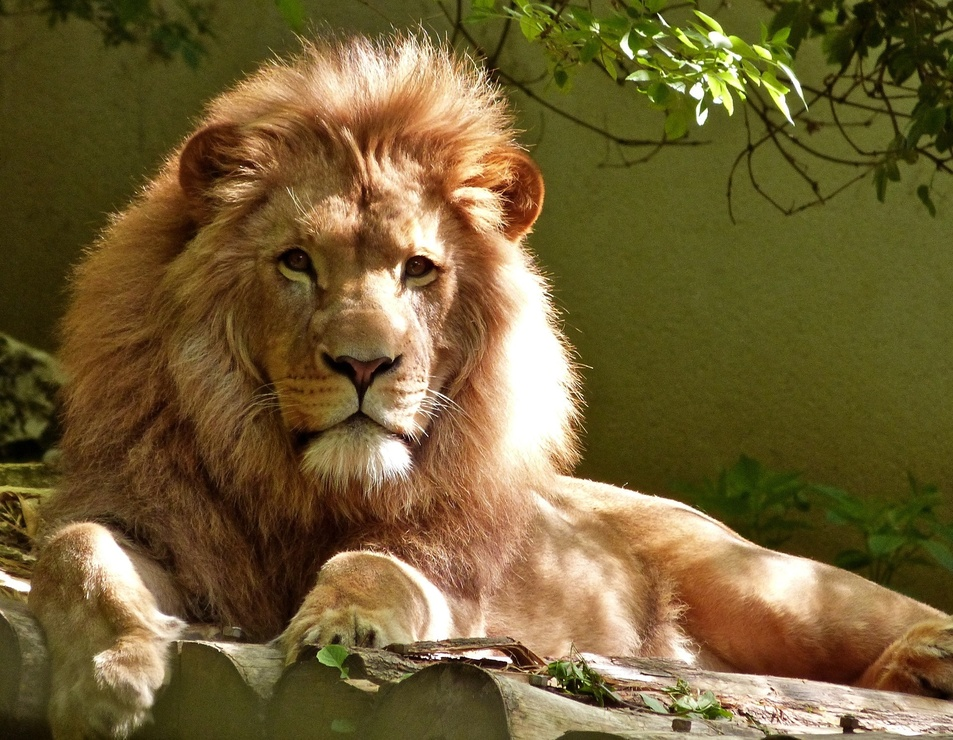
#> input picture lion.jpg, 953 x 740 px, shrunk from 1920 x 1491 before the run
$ python edge.py   (older library calls are emulated)
#> lines starting #> are read from the running program, lines starting #| are printed output that depends on the picture
import cv2
import matplotlib.pyplot as plt
img=cv2.imread("lion.jpg")
#> img is the input picture: shape (740, 953, 3); mean B, G, R 52.5, 95.8, 114.3
img=cv2.cvtColor(img,cv2.COLOR_BGR2RGB)
gray_img=cv2.cvtColor(img,cv2.COLOR_BGR2GRAY)
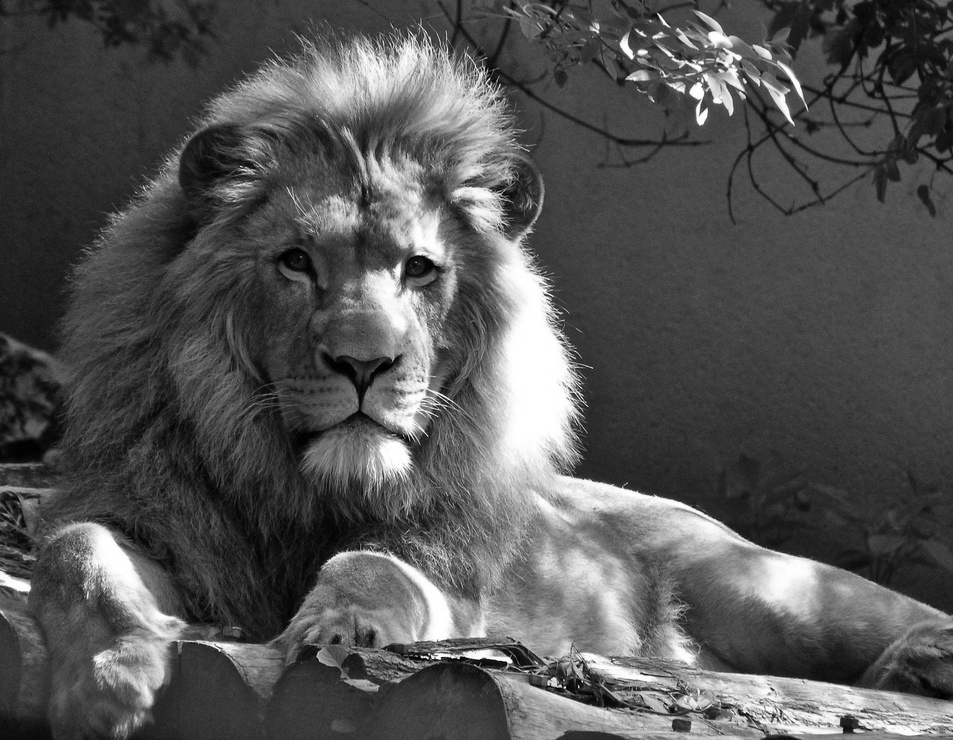
#> gray_img: shape (740, 953); min 0, max 255, mean 84.9
#Canny
plt.figure(figsize=(20,20))
c=cv2.Canny(gray_img,threshold1=30,threshold2=100)
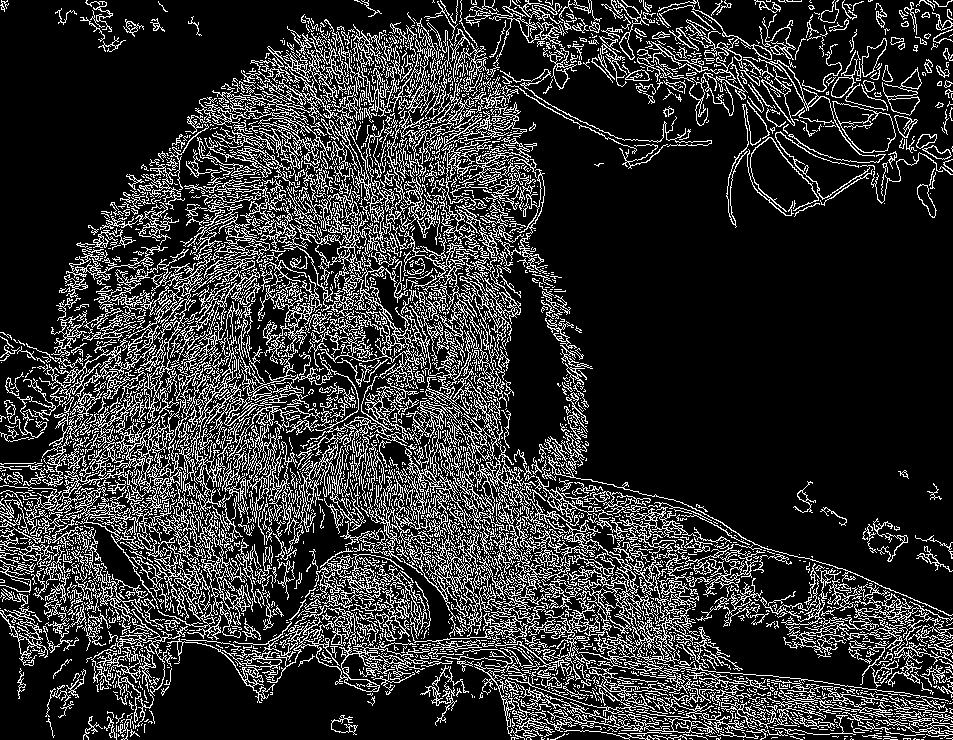
#> c: shape (740, 953); 19.3% white in thin lines or dots
plt.subplot(3,3,1)
plt.title("Original image")
plt.imshow(img)
plt.axis("off")
plt.subplot(3,3,2)
plt.title("Gray image")
plt.imshow(gray_img,cmap='gray')
plt.axis("off")
plt.subplot(3,3,3)
plt.title("Canny edge image")
plt.imshow(c,cmap='gray')
plt.axis("off")
#Sobel
img_gaussian=cv2.GaussianBlur(gray_img,(3,3),0)
img_sobelx=cv2.Sobel(img_gaussian,cv2.CV_8U,1,0,ksize=5)
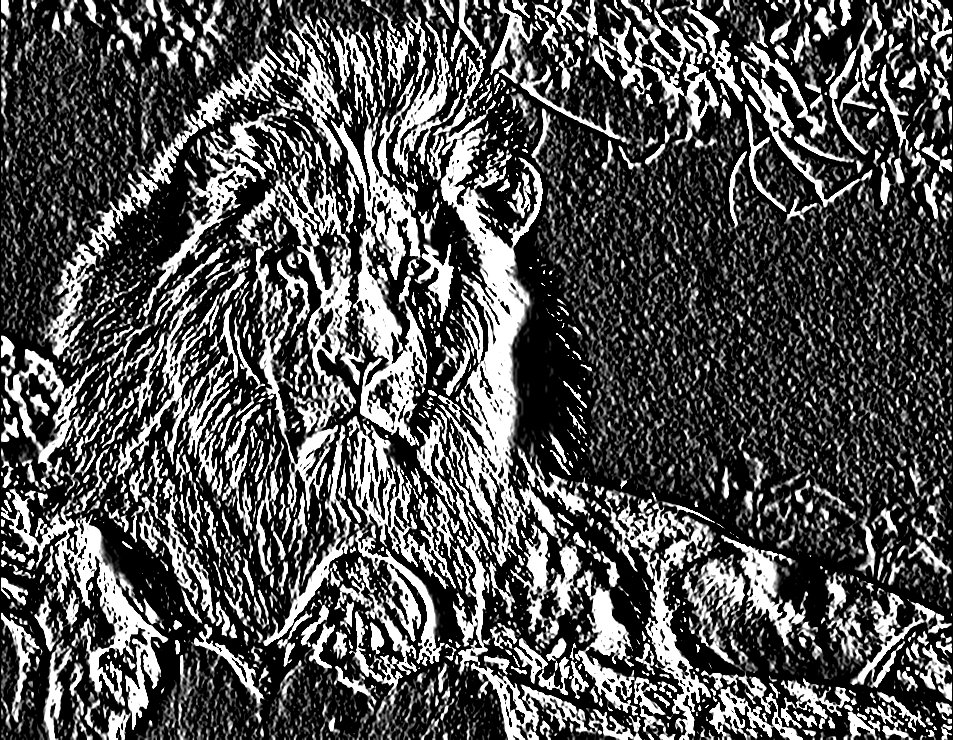
#> img_sobelx: shape (740, 953); min 0, max 255, mean 81.6
img_sobely=cv2.Sobel(img_gaussian,cv2.CV_8U,0,1,ksize=5)
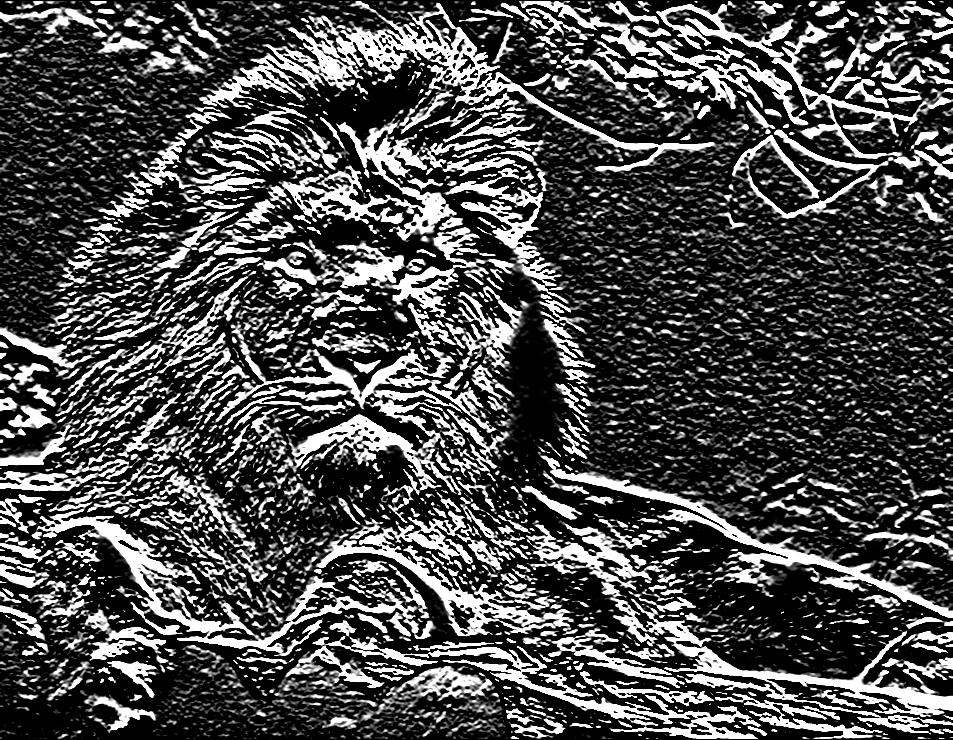
#> img_sobely: shape (740, 953); min 0, max 255, mean 75.8
img_sobel=img_sobelx+img_sobely
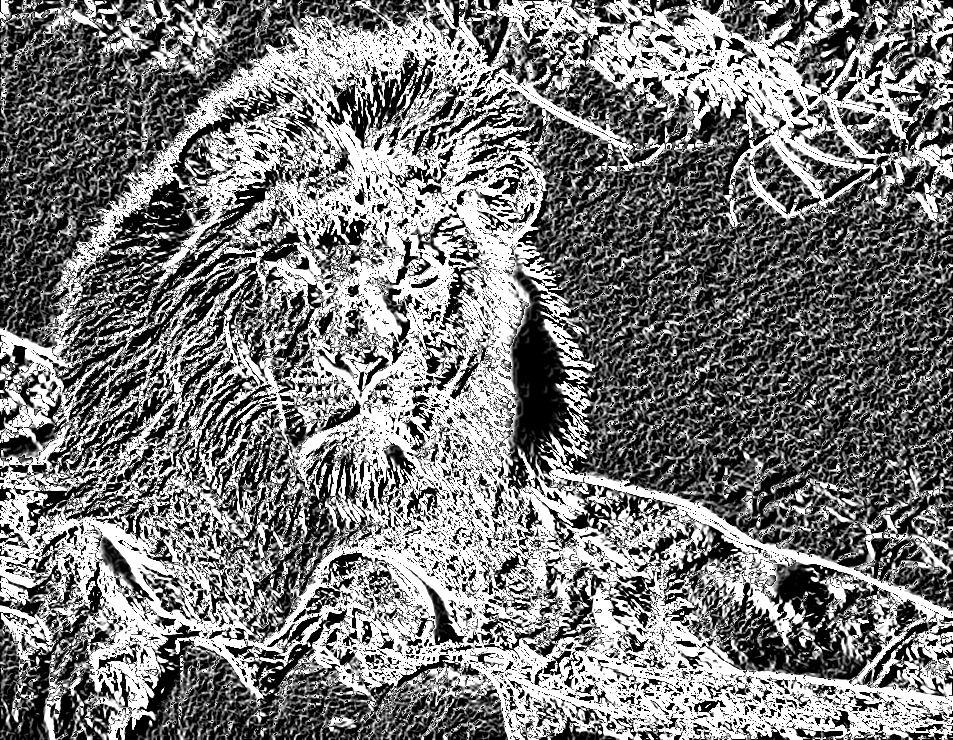
#> img_sobel: shape (740, 953); min 0, max 255, mean 121.6
plt.subplot(3,3,4)
plt.title("Sobel x image")
plt.imshow(img_sobelx)
plt.axis("off")
plt.subplot(3,3,5)
plt.title("Sobel y image")
plt.imshow(img_sobely,cmap='gray')
plt.axis("off")
plt.subplot(3,3,6)
plt.title("Sobel image")
plt.imshow(img_sobel,cmap='gray')
plt.axis("off")
import numpy as np
kernelx=np.array([[1,1,1],[0,0,0],[-1,-1,-1]])
kernely=np.array([[-1,0,1],[-1,0,1],[-1,0,1]])
prewittx=cv2.filter2D(img_gaussian,-1,kernelx)
prewitty=cv2.filter2D(img_gaussian,-1,kernely)
prewitt=prewittx+prewitty
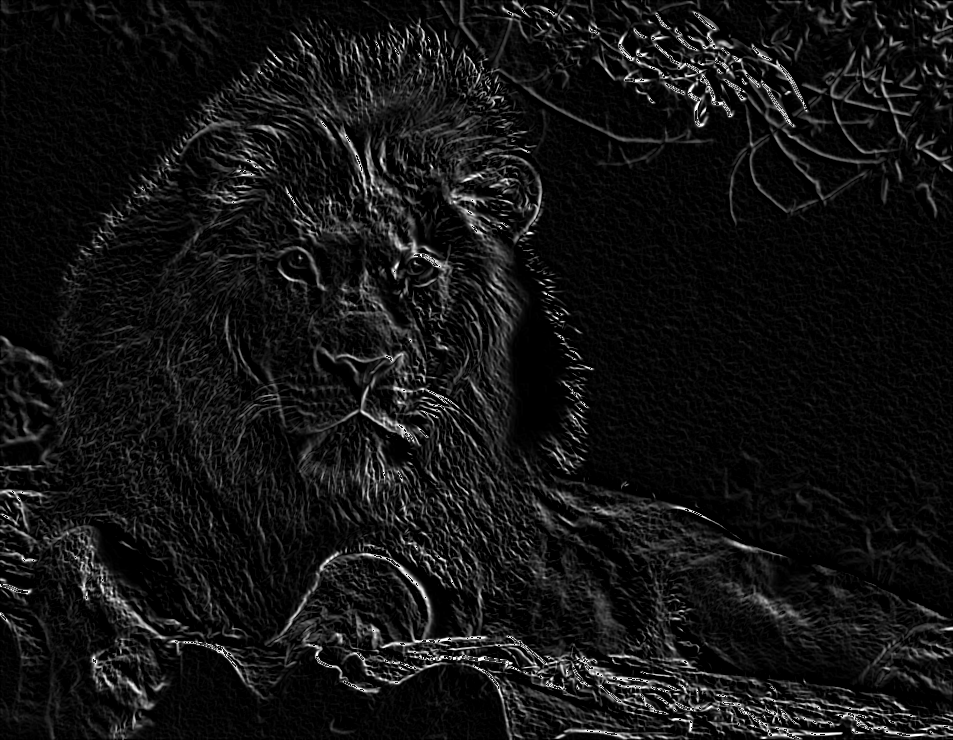
#> prewitt: shape (740, 953); min 0, max 255, mean 19.6
plt.subplot(3,3,7)
plt.title("Prewitt x image")
plt.imshow(prewittx,cmap='gray')
plt.axis("off")
plt.subplot(3,3,8)
plt.title("Prewitt y image")
plt.imshow(prewitty,cmap='gray')
plt.axis("off")
plt.subplot(3,3,9)
plt.title("Prewitt image")
plt.imshow(prewitt,cmap='gray')
plt.axis("off")
plt.show()
